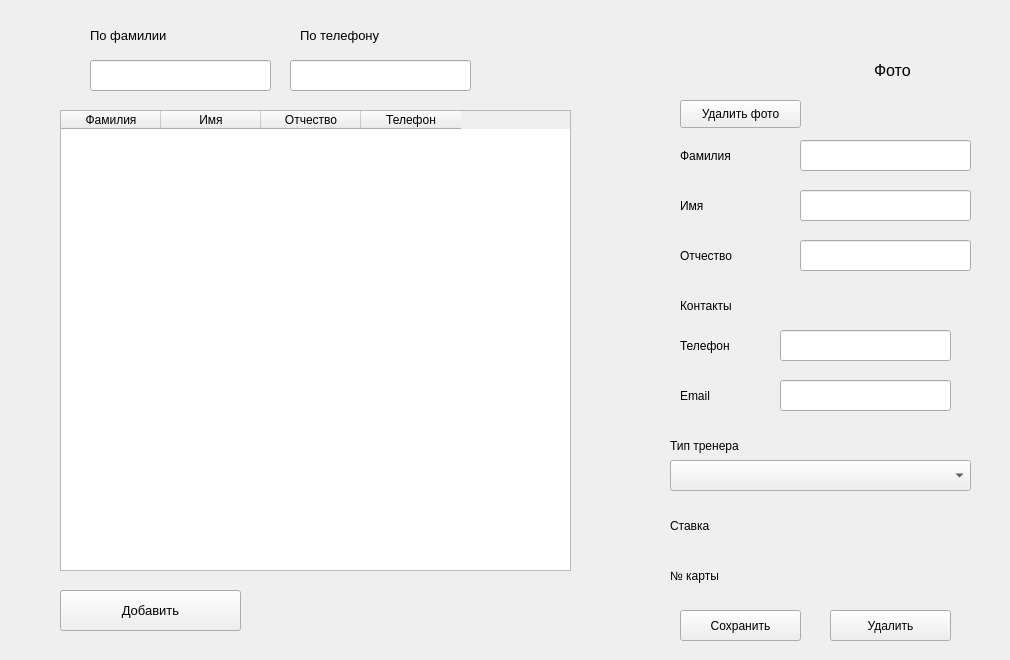
    <widget class="QWidget" name="TrainerPage">
     <widget class="QLabel" name="label_53">
      <property name="geometry">
       <rect>
        <x>300</x>
        <y>20</y>
        <width>131</width>
        <height>31</height>
       </rect>
      </property>
      <property name="font">
       <font>
        <pointsize>10</pointsize>
       </font>
      </property>
      <property name="text">
       <string>По телефону</string>
      </property>
     </widget>
     <widget class="QLineEdit" name="SearchLastNameEdit_2">
      <property name="geometry">
       <rect>
        <x>90</x>
        <y>60</y>
        <width>181</width>
        <height>31</height>
       </rect>
      </property>
     </widget>
     <widget class="QLineEdit" name="SearchPhoneEdit_2">
      <property name="geometry">
       <rect>
        <x>290</x>
        <y>60</y>
        <width>181</width>
        <height>31</height>
       </rect>
      </property>
     </widget>
     <widget class="QWidget" name="widget_trainer" native="true">
      <property name="geometry">
       <rect>
        <x>660</x>
        <y>0</y>
        <width>341</width>
        <height>651</height>
       </rect>
      </property>
      <widget class="QLabel" name="PhotoTrainerE">
       <property name="geometry">
        <rect>
         <x>214</x>
         <y>20</y>
         <width>91</width>
         <height>101</height>
        </rect>
       </property>
       <property name="font">
        <font>
         <pointsize>12</pointsize>
        </font>
       </property>
       <property name="text">
        <string>Фото</string>
       </property>
      </widget>
      <widget class="QLabel" name="label_63">
       <property name="geometry">
        <rect>
         <x>20</x>
         <y>140</y>
         <width>91</width>
         <height>31</height>
        </rect>
       </property>
       <property name="font">
        <font>
         <pointsize>9</pointsize>
        </font>
       </property>
       <property name="text">
        <string>Фамилия</string>
       </property>
      </widget>
      <widget class="QLineEdit" name="LastNameTrainerEdit">
       <property name="geometry">
        <rect>
         <x>140</x>
         <y>140</y>
         <width>171</width>
         <height>31</height>
        </rect>
       </property>
      </widget>
      <widget class="QLabel" name="label_64">
       <property name="geometry">
        <rect>
         <x>20</x>
         <y>190</y>
         <width>81</width>
         <height>31</height>
        </rect>
       </property>
       <property name="font">
        <font>
         <pointsize>9</pointsize>
        </font>
       </property>
       <property name="text">
        <string>Имя</string>
       </property>
      </widget>
      <widget class="QLineEdit" name="FirstNameTrainerEdit">
       <property name="geometry">
        <rect>
         <x>140</x>
         <y>190</y>
         <width>171</width>
         <height>31</height>
        </rect>
       </property>
      </widget>
      <widget class="QLabel" name="label_65">
       <property name="geometry">
        <rect>
         <x>20</x>
         <y>240</y>
         <width>81</width>
         <height>31</height>
        </rect>
       </property>
       <property name="font">
        <font>
         <pointsize>9</pointsize>
        </font>
       </property>
       <property name="text">
        <string>Отчество</string>
       </property>
      </widget>
      <widget class="QLineEdit" name="MidleNameTrainerEdit">
       <property name="geometry">
        <rect>
         <x>140</x>
         <y>240</y>
         <width>171</width>
         <height>31</height>
        </rect>
       </property>
      </widget>
      <widget class="QLabel" name="label_66">
       <property name="geometry">
        <rect>
         <x>20</x>
         <y>290</y>
         <width>91</width>
         <height>31</height>
        </rect>
       </property>
       <property name="font">
        <font>
         <pointsize>9</pointsize>
        </font>
       </property>
       <property name="text">
        <string>Контакты</string>
       </property>
      </widget>
      <widget class="QLabel" name="label_67">
       <property name="geometry">
        <rect>
         <x>20</x>
         <y>330</y>
         <width>71</width>
         <height>31</height>
        </rect>
       </property>
       <property name="font">
        <font>
         <pointsize>9</pointsize>
        </font>
       </property>
       <property name="text">
        <string>Телефон</string>
       </property>
      </widget>
      <widget class="QLineEdit" name="PhoneTrainer">
       <property name="geometry">
        <rect>
         <x>120</x>
         <y>330</y>
         <width>171</width>
         <height>31</height>
        </rect>
       </property>
      </widget>
      <widget class="QLabel" name="label_68">
       <property name="geometry">
        <rect>
         <x>20</x>
         <y>380</y>
         <width>71</width>
         <height>31</height>
        </rect>
       </property>
       <property name="font">
        <font>
         <pointsize>9</pointsize>
        </font>
       </property>
       <property name="text">
        <string>Email</string>
       </property>
      </widget>
      <widget class="QLineEdit" name="EmailTrainerEdit">
       <property name="geometry">
        <rect>
         <x>120</x>
         <y>380</y>
         <width>171</width>
         <height>31</height>
        </rect>
       </property>
      </widget>
      <widget class="QLabel" name="label_69">
       <property name="geometry">
        <rect>
         <x>10</x>
         <y>430</y>
         <width>111</width>
         <height>31</height>
        </rect>
       </property>
       <property name="font">
        <font>
         <pointsize>9</pointsize>
        </font>
       </property>
       <property name="text">
        <string>Тип тренера</string>
       </property>
      </widget>
      <widget class="QComboBox" name="TrainerTypeComboBox">
       <property name="geometry">
        <rect>
         <x>10</x>
         <y>460</y>
         <width>301</width>
         <height>31</height>
        </rect>
       </property>
      </widget>
      <widget class="QLabel" name="label_70">
       <property name="geometry">
        <rect>
         <x>10</x>
         <y>510</y>
         <width>71</width>
         <height>31</height>
        </rect>
       </property>
       <property name="font">
        <font>
         <pointsize>9</pointsize>
        </font>
       </property>
       <property name="text">
        <string>Ставка</string>
       </property>
      </widget>
      <widget class="QLabel" name="RateE">
       <property name="geometry">
        <rect>
         <x>90</x>
         <y>510</y>
         <width>141</width>
         <height>31</height>
        </rect>
       </property>
       <property name="font">
        <font>
         <pointsize>9</pointsize>
        </font>
       </property>
       <property name="text">
        <string/>
       </property>
      </widget>
      <widget class="QLabel" name="label_71">
       <property name="geometry">
        <rect>
         <x>10</x>
         <y>560</y>
         <width>81</width>
         <height>31</height>
        </rect>
       </property>
       <property name="font">
        <font>
         <pointsize>9</pointsize>
        </font>
       </property>
       <property name="text">
        <string>№ карты</string>
       </property>
      </widget>
      <widget class="QLabel" name="IdTrainerE">
       <property name="geometry">
        <rect>
         <x>100</x>
         <y>560</y>
         <width>151</width>
         <height>31</height>
        </rect>
       </property>
       <property name="font">
        <font>
         <pointsize>9</pointsize>
        </font>
       </property>
       <property name="text">
        <string/>
       </property>
      </widget>
      <widget class="QPushButton" name="SaveTrainerBtn">
       <property name="geometry">
        <rect>
         <x>20</x>
         <y>610</y>
         <width>121</width>
         <height>31</height>
        </rect>
       </property>
       <property name="font">
        <font>
         <pointsize>9</pointsize>
        </font>
       </property>
       <property name="text">
        <string>Сохранить</string>
       </property>
      </widget>
      <widget class="QPushButton" name="DeleteTrainerBtn">
       <property name="geometry">
        <rect>
         <x>170</x>
         <y>610</y>
         <width>121</width>
         <height>31</height>
        </rect>
       </property>
       <property name="font">
        <font>
         <pointsize>9</pointsize>
        </font>
       </property>
       <property name="text">
        <string>Удалить</string>
       </property>
      </widget>
      <widget class="QPushButton" name="DeletePhotoTrainerBtn">
       <property name="geometry">
        <rect>
         <x>20</x>
         <y>100</y>
         <width>121</width>
         <height>28</height>
        </rect>
       </property>
       <property name="text">
        <string>Удалить фото</string>
       </property>
      </widget>
     </widget>
     <widget class="QTableWidget" name="TrainerTableWidget">
      <property name="geometry">
       <rect>
        <x>60</x>
        <y>110</y>
        <width>511</width>
        <height>461</height>
       </rect>
      </property>
      <column>
       <property name="text">
        <string>Фамилия</string>
       </property>
      </column>
      <column>
       <property name="text">
        <string>Имя</string>
       </property>
      </column>
      <column>
       <property name="text">
        <string>Отчество</string>
       </property>
      </column>
      <column>
       <property name="text">
        <string>Телефон</string>
       </property>
      </column>
     </widget>
     <widget class="QLabel" name="label_72">
      <property name="geometry">
       <rect>
        <x>90</x>
        <y>20</y>
        <width>111</width>
        <height>31</height>
       </rect>
      </property>
      <property name="font">
       <font>
        <pointsize>10</pointsize>
       </font>
      </property>
      <property name="text">
       <string>По фамилии</string>
      </property>
     </widget>
     <widget class="QPushButton" name="AddTrainerBtn">
      <property name="geometry">
       <rect>
        <x>60</x>
        <y>590</y>
        <width>181</width>
        <height>41</height>
       </rect>
      </property>
      <property name="font">
       <font>
        <pointsize>10</pointsize>
       </font>
      </property>
      <property name="text">
       <string>Добавить</string>
      </property>
     </widget>
    </widget>
